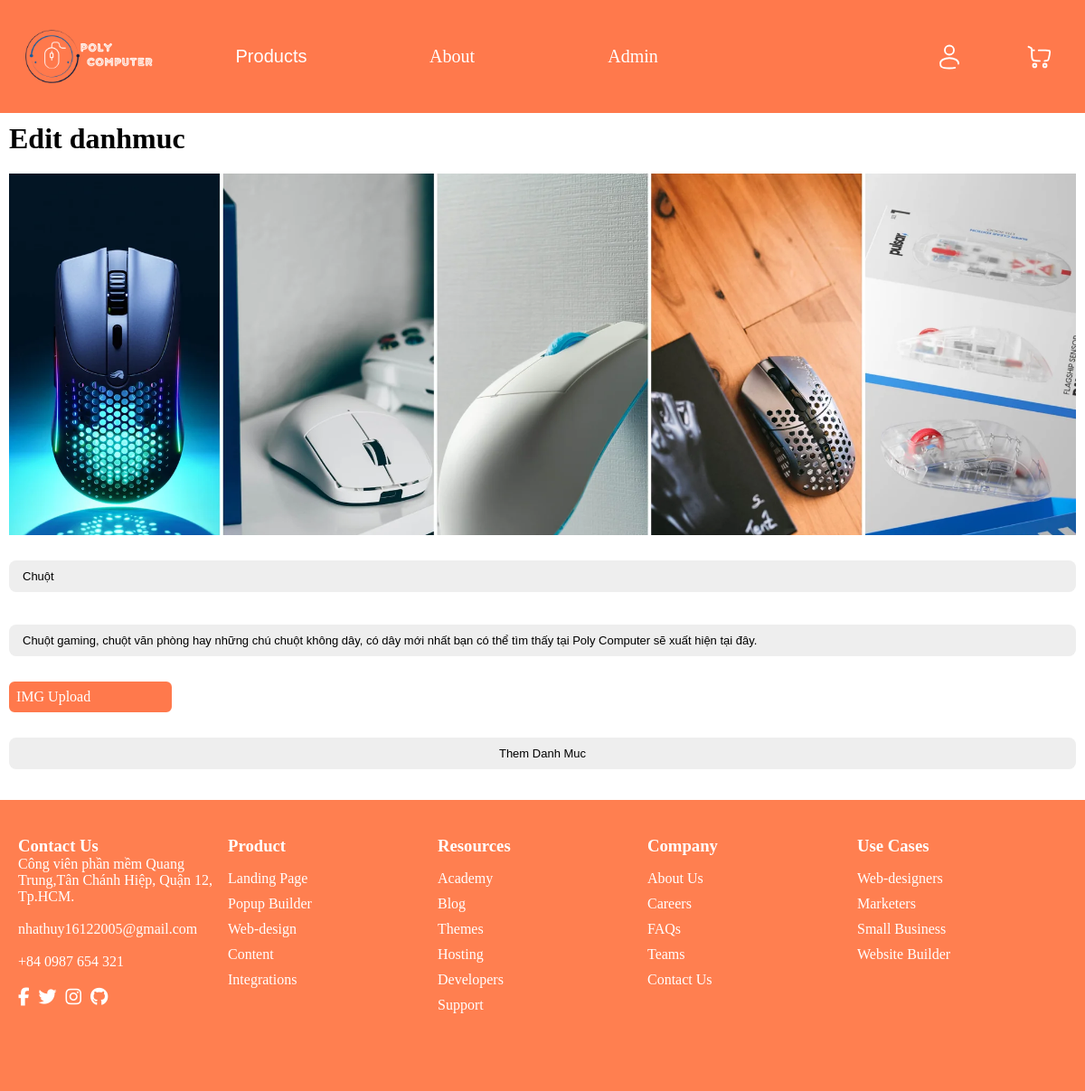
Screenshot of /index.php?page=admin_edit&type=danhmuc&id=1 (signed in) with the database file from the repository.
### tables this page shows
CREATE TABLE `danhmuc` (
  `id_danhmuc` int(11) NOT NULL,
  `ten_danhmuc` varchar(255) NOT NULL,
  `mota_danhmuc` varchar(255) DEFAULT NULL,
  `img` varchar(255) NOT NULL
);

### controllers/adminController.php (called while the page is built, shortened)
<?php
include_once('models/danhmuc.php');
class AdminController{
    function edit($iduser,$type,$id){
        if(!$id){
            if(isset($_POST['addproduct']) && $_POST['addproduct']){
                switch(adminAddProduct($_POST)){
                    case 0 :
                        header("Refresh:0; url=?page=admin_edit&type=sanpham&warning=them san pham that bai");
                        break;
                    case 1 :
                        header("Refresh:0; url=?page=admin_edit&type=sanpham&success=them san pham thanh cong");
                        break;
                    default:
                        header("Refresh:0; url=?page=admin_edit&type=sanpham&warning=them san pham that bai");
                }
                ;
            }
            if(isset($_POST['adddanhmuc']) && $_POST['adddanhmuc']){
                switch(adminAddDm($_POST)){
                    case 0 :
                        header("Refresh:0; url=?page=admin_edit&type=danhmuc&warning=danh muc da ton tai");
                        break;
                    case 1 :
                        header("Refresh:0; url=?page=admin_edit&type=danhmuc&success=them danh muc thanh cong");
                        break;
                    default:
                        header("Refresh:0; url=?page=admin_edit&type=danhmuc&warning=them danh muc that bai");
                };
            }
            if(isset($_POST['addhang']) && $_POST['addhang']){
                switch(adminAddHang($_POST)){
                    case 0 :
                        header("Refresh:0; url=?page=admin_edit&type=hang&warning=hang da ton tai");
                        break;
                    case 1 :
                        header("Refresh:0; url=?page=admin_edit&type=hang&success=them danh muc thanh cong");
                        break;
                    default:
                        header("Refresh:0; url=?page=admin_edit&type=hang&warning=them danh muc that bai");
                };
            }
        }else{
            switch ($type) {
                case 'danhmuc':
                    $item = getDanhmucById($id);
                    break;
            }
        }
        include_once('views/ADMIN_edit.php');
    }
}

### models/pdo.php (called while the page is built, shortened)
<?php
function PDOconnect(){
    $username = 'root';
    $DBname = 'duan12';
    $pass = '';
    try {
        $conn = new PDO("mysql:dbname={$DBname}", $username, $pass);
        $conn->setAttribute(PDO::ATTR_ERRMODE, PDO::ERRMODE_EXCEPTION);
        $conn->query("SET GLOBAL FOREIGN_KEY_CHECKS=0;")->fetchAll(PDO::FETCH_ASSOC);
        return $conn;
    } catch (PDOexception $e) {
        echo 'Error' . $e;
    }
}
function PDO_query($sql){
    $sql_args = (count(func_get_args())>1)? func_get_args()[1]:null;
    try {
        $conn = PDOconnect();
        $stmt = $conn->prepare($sql);
        $stmt->execute($sql_args);
        return $stmt->fetchAll(PDO::FETCH_ASSOC);
    } catch (PDOException $e) {
        throw $e;
    } finally {
        unset($conn);
    }
}

### models/danhmuc.php (called while the page is built, shortened)
<?php
  include_once('pdo.php');
  function getDanhmucById($id){
    return PDO_query("SELECT * FROM danhmuc where id_danhmuc=:id",['id'=>$id])[0];
  }

### views/ADMIN_edit.php (the view, shortened to what this page needs)
<main class="col12">
    <h1 class="full12col"><?php if(isset($item)){echo 'Edit ';}else{echo'Add ';} echo $type; ?></h1>
    <form action="" id="editdanhmuc" method="POST" class=" full12col col12" enctype="multipart/form-data">
        <div class="full12col imgdmbox">
            <?php if(isset($item)&&$type=='danhmuc'){echo "<img src='contents/imgs/banner/{$item['img']}'>";}?>
        </div>
        <input type="text"    name="ten_danhmuc"  class="full12col" placeholder="Tag Name"     value="<?php if(isset($item)&&$type=='danhmuc'){echo $item['ten_danhmuc'];}?>" required>
        <input type="text"    name="mota_danhmuc" class="full12col" placeholder="Tag describe" value="<?php if(isset($item)&&$type=='danhmuc'){echo $item['mota_danhmuc'];}?>" required>
        <label class="imglabel"   style="grid-column:span 2;"       for="imgdanhmuc"      >IMG Upload</label>
        <input type="submit"  name="<?php if(isset($item)){echo 'editdanhmuc';}else{echo 'adddanhmuc';}?>" class="full12col" value="Them Danh Muc">
    </form>
</main>

### index.php (style rules this page uses)
body { position: relative; margin: 0; padding: 0; }
h1,h2,h3,h4,h5,h6,p { margin: 0; padding: 0; }
.full12col { grid-column:1/13; }

### views/ADMIN_edit.php (style rules this page uses)
input,select { background: #eee; border: none; margin: 8px 0; padding: 10px 15px; font-size: 13px; border-radius: 8px; width: 100%; outline: none; }

### rows the page displays
danhmuc: img (picture), ten_danhmuc "Chuột", mota_danhmuc "Chuột gaming, chuột văn phòng hay những chú chuột không dây, có dây mới nhất bạn có thể tìm thấy tại Poly Computer sẽ xuất hiện tại đây."

### other values shown
$type "danhmuc"
